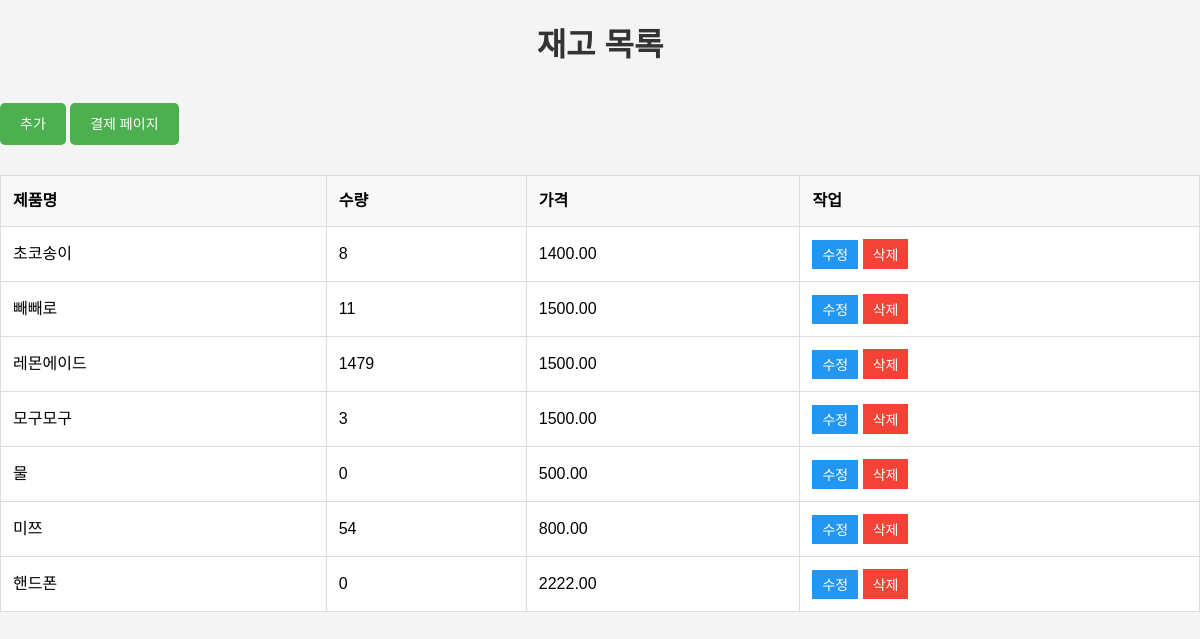
/first/list/, run on the app's committed database.
### first/models.py (models this page shows, shortened)
class Inventory(models.Model):
    name = models.CharField(max_length=100)  # 제품 이름
    quantity = models.PositiveIntegerField()  # 수량
    price = models.DecimalField(max_digits=10, decimal_places=2)  # 가격

### first/views.py (the view)
# urls.py: path('list/', views.inventory_list, name='inventory_list'),
def inventory_list(request):
    items = Inventory.objects.all()
    return render(request, 'inventory_list.html', {'items': items})

### first/templates/inventory_list.html (shortened to what this page needs)
<!DOCTYPE html>
<html lang="en">
<head>
    {% load static %}
    <link rel="stylesheet" href="{% static 'css/style_list.css' %}">
</head>
<body>
    <h1>재고 목록</h1>
    <a href="{% url 'inventory_add' %}" class="add">추가</a>
    <a href="{% url 'product_manual' %}" class="manual">결제 페이지</a>
    <table border="1">
        <tr>
            <th>제품명</th>
            <th>수량</th>
            <th>가격</th>
            <th>작업</th>
        </tr>
        {% for item in items %}
        <tr>
            <td>{{ item.name }}</td>
            <td>{{ item.quantity }}</td>
            <td>{{ item.price }}</td>
            <td>
                <a href="{% url 'inventory_edit' item.pk %}">수정</a>
                <form action="{% url 'inventory_delete' item.pk %}" method="post" style="display:inline;">
                    <button type="submit">삭제</button>
                </form>
            </td>
        </tr>
        {% endfor %}
    </table>
</body>
</html>

### first/static/css/style_list.css (style rules this page uses)
body { font-family: Arial, sans-serif; line-height: 1.6; margin: 0; padding: 0; background-color: #f4f4f4; }
h1 { text-align: center; color: #333; margin-top: 20px; }
table { width: 100%; margin: 20px auto; border-collapse: collapse; background-color: white; }
th, td { padding: 12px; text-align: left; border: 1px solid #ddd; }
th { background-color: #f8f8f8; font-weight: bold; }
button { padding: 5px 10px; background-color: #f44336; color: white; border: none; cursor: pointer; font-size: 14px; }
a { padding: 6.5px 10px; background-color: #2196f3; color: white; border: none; cursor: pointer; font-size: 14px; text-decoration: none; }
.add { display: inline-block; background-color: #4CAF50; color: white; padding: 10px 20px; margin: 10px auto; border-radius: 5px; text-align: center; }
.manual { display: inline-block; background-color: #4CAF50; color: white; padding: 10px 20px; margin: 10px auto; border-radius: 5px; text-align: center; }

### data on the page
Inventory: name "초코송이", quantity "8", price "1400.00"
Inventory: name "빼빼로", quantity "11", price "1500.00"
Inventory: name "레몬에이드", quantity "1479", price "1500.00"
Inventory: name "모구모구", quantity "3", price "1500.00"
Inventory: name "물", quantity "0", price "500.00"
Inventory: name "미쯔", quantity "54", price "800.00"
Inventory: name "핸드폰", quantity "0", price "2222.00"
